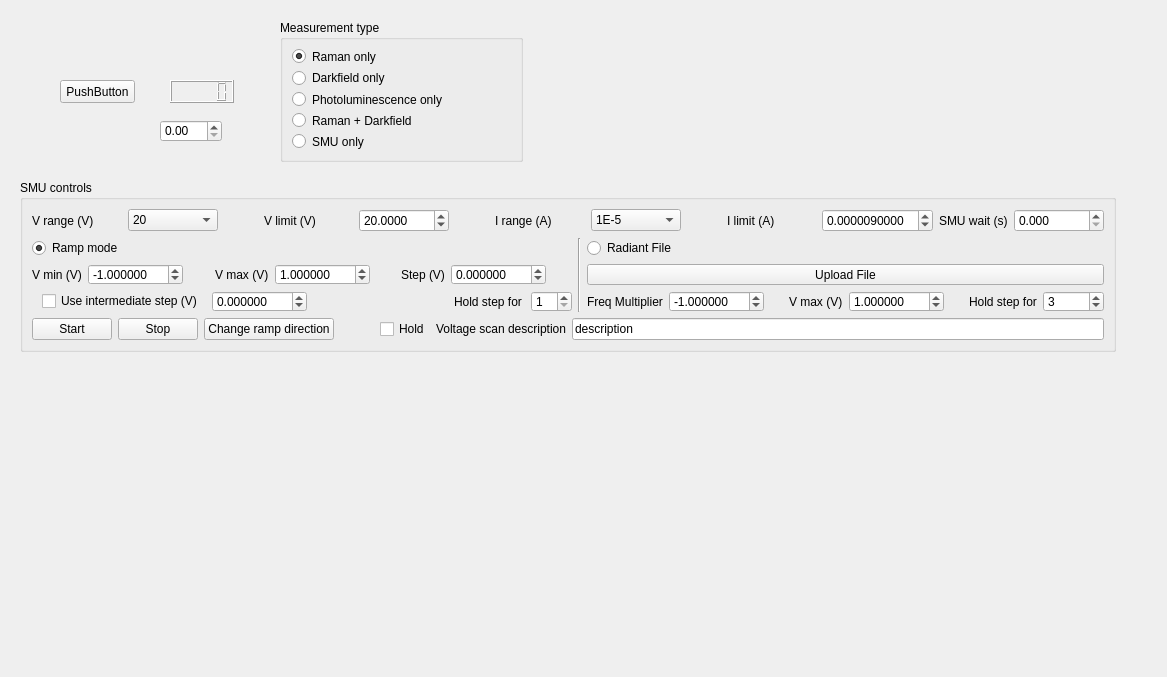
<?xml version="1.0" encoding="UTF-8"?>
<ui version="4.0">
 <class>Form</class>
 <widget class="QWidget" name="Form">
  <property name="geometry">
   <rect>
    <x>0</x>
    <y>0</y>
    <width>1167</width>
    <height>677</height>
   </rect>
  </property>
  <property name="windowTitle">
   <string>Form</string>
  </property>
  <widget class="QPushButton" name="pushButton">
   <property name="geometry">
    <rect>
     <x>60</x>
     <y>80</y>
     <width>75</width>
     <height>23</height>
    </rect>
   </property>
   <property name="text">
    <string>PushButton</string>
   </property>
  </widget>
  <widget class="QLCDNumber" name="lcdNumber">
   <property name="geometry">
    <rect>
     <x>170</x>
     <y>80</y>
     <width>64</width>
     <height>23</height>
    </rect>
   </property>
  </widget>
  <widget class="QDoubleSpinBox" name="doubleSpinBox">
   <property name="geometry">
    <rect>
     <x>160</x>
     <y>120</y>
     <width>62</width>
     <height>22</height>
    </rect>
   </property>
  </widget>
  <widget class="QGroupBox" name="groupBox">
   <property name="geometry">
    <rect>
     <x>20</x>
     <y>180</y>
     <width>1096</width>
     <height>172</height>
    </rect>
   </property>
   <property name="sizePolicy">
    <sizepolicy hsizetype="Preferred" vsizetype="Preferred">
     <horstretch>0</horstretch>
     <verstretch>0</verstretch>
    </sizepolicy>
   </property>
   <property name="maximumSize">
    <size>
     <width>16777215</width>
     <height>16777215</height>
    </size>
   </property>
   <property name="title">
    <string>SMU controls</string>
   </property>
   <layout class="QVBoxLayout" name="verticalLayout_6">
    <item>
     <layout class="QHBoxLayout" name="horizontalLayout_7">
      <item>
       <widget class="QLabel" name="label_6">
        <property name="text">
         <string>V range (V)</string>
        </property>
       </widget>
      </item>
      <item>
       <widget class="QComboBox" name="Vrange_comboBox">
        <property name="currentIndex">
         <number>2</number>
        </property>
        <item>
         <property name="text">
          <string>0.2</string>
         </property>
        </item>
        <item>
         <property name="text">
          <string>2</string>
         </property>
        </item>
        <item>
         <property name="text">
          <string>20</string>
         </property>
        </item>
        <item>
         <property name="text">
          <string>200</string>
         </property>
        </item>
       </widget>
      </item>
      <item>
       <spacer name="horizontalSpacer_2">
        <property name="orientation">
         <enum>Qt::Horizontal</enum>
        </property>
        <property name="sizeType">
         <enum>QSizePolicy::Maximum</enum>
        </property>
        <property name="sizeHint" stdset="0">
         <size>
          <width>40</width>
          <height>20</height>
         </size>
        </property>
       </spacer>
      </item>
      <item>
       <widget class="QLabel" name="label_10">
        <property name="text">
         <string>V limit (V)</string>
        </property>
       </widget>
      </item>
      <item>
       <widget class="QDoubleSpinBox" name="Vlimit_doubleSpinBox">
        <property name="decimals">
         <number>4</number>
        </property>
        <property name="minimum">
         <double>-200.000000000000000</double>
        </property>
        <property name="maximum">
         <double>200.000000000000000</double>
        </property>
        <property name="singleStep">
         <double>0.100000000000000</double>
        </property>
        <property name="value">
         <double>20.000000000000000</double>
        </property>
       </widget>
      </item>
      <item>
       <spacer name="horizontalSpacer_7">
        <property name="orientation">
         <enum>Qt::Horizontal</enum>
        </property>
        <property name="sizeType">
         <enum>QSizePolicy::Maximum</enum>
        </property>
        <property name="sizeHint" stdset="0">
         <size>
          <width>40</width>
          <height>20</height>
         </size>
        </property>
       </spacer>
      </item>
      <item>
       <widget class="QLabel" name="label_9">
        <property name="text">
         <string>I range (A)</string>
        </property>
       </widget>
      </item>
      <item>
       <widget class="QComboBox" name="Irange_comboBox">
        <property name="currentIndex">
         <number>6</number>
        </property>
        <item>
         <property name="text">
          <string>10</string>
         </property>
        </item>
        <item>
         <property name="text">
          <string>1</string>
         </property>
        </item>
        <item>
         <property name="text">
          <string>1E-1</string>
         </property>
        </item>
        <item>
         <property name="text">
          <string>1E-2</string>
         </property>
        </item>
        <item>
         <property name="text">
          <string>1E-3</string>
         </property>
        </item>
        <item>
         <property name="text">
          <string>1E-4</string>
         </property>
        </item>
        <item>
         <property name="text">
          <string>1E-5</string>
         </property>
        </item>
        <item>
         <property name="text">
          <string>1E-6</string>
         </property>
        </item>
        <item>
         <property name="text">
          <string>1E-7</string>
         </property>
        </item>
        <item>
         <property name="text">
          <string>1E-8</string>
         </property>
        </item>
        <item>
         <property name="text">
          <string>1E-9</string>
         </property>
        </item>
        <item>
         <property name="text">
          <string>1E-10</string>
         </property>
        </item>
       </widget>
      </item>
      <item>
       <spacer name="horizontalSpacer_8">
        <property name="orientation">
         <enum>Qt::Horizontal</enum>
        </property>
        <property name="sizeType">
         <enum>QSizePolicy::Maximum</enum>
        </property>
        <property name="sizeHint" stdset="0">
         <size>
          <width>40</width>
          <height>20</height>
         </size>
        </property>
       </spacer>
      </item>
      <item>
       <widget class="QLabel" name="label_8">
        <property name="text">
         <string>I limit (A)</string>
        </property>
       </widget>
      </item>
      <item>
       <widget class="QDoubleSpinBox" name="Ilimit_doubleSpinBox">
        <property name="decimals">
         <number>10</number>
        </property>
        <property name="maximum">
         <double>10.000000000000000</double>
        </property>
        <property name="singleStep">
         <double>0.000001000000000</double>
        </property>
        <property name="value">
         <double>0.000009000000000</double>
        </property>
       </widget>
      </item>
      <item>
       <widget class="QLabel" name="label_12">
        <property name="sizePolicy">
         <sizepolicy hsizetype="Maximum" vsizetype="Preferred">
          <horstretch>0</horstretch>
          <verstretch>0</verstretch>
         </sizepolicy>
        </property>
        <property name="text">
         <string>SMU wait (s)</string>
        </property>
       </widget>
      </item>
      <item>
       <widget class="QDoubleSpinBox" name="smu_wait_doubleSpinBox">
        <property name="decimals">
         <number>3</number>
        </property>
        <property name="maximum">
         <double>1000.000000000000000</double>
        </property>
        <property name="singleStep">
         <double>0.100000000000000</double>
        </property>
       </widget>
      </item>
     </layout>
    </item>
    <item>
     <layout class="QHBoxLayout" name="horizontalLayout_5">
      <item>
       <layout class="QHBoxLayout" name="horizontalLayout_14">
        <item>
         <layout class="QVBoxLayout" name="verticalLayout_3">
          <item>
           <widget class="QRadioButton" name="RampON">
            <property name="sizePolicy">
             <sizepolicy hsizetype="Minimum" vsizetype="Maximum">
              <horstretch>0</horstretch>
              <verstretch>0</verstretch>
             </sizepolicy>
            </property>
            <property name="text">
             <string>Ramp mode</string>
            </property>
            <property name="checked">
             <bool>true</bool>
            </property>
           </widget>
          </item>
          <item>
           <layout class="QHBoxLayout" name="horizontalLayout_15">
            <item>
             <widget class="QLabel" name="label_4">
              <property name="text">
               <string>V min (V)</string>
              </property>
             </widget>
            </item>
            <item>
             <widget class="QDoubleSpinBox" name="Vmin_doubleSpinBox">
              <property name="decimals">
               <number>6</number>
              </property>
              <property name="minimum">
               <double>-200.000000000000000</double>
              </property>
              <property name="maximum">
               <double>200.000000000000000</double>
              </property>
              <property name="singleStep">
               <double>0.100000000000000</double>
              </property>
              <property name="value">
               <double>-1.000000000000000</double>
              </property>
             </widget>
            </item>
            <item>
             <spacer name="horizontalSpacer_9">
              <property name="orientation">
               <enum>Qt::Horizontal</enum>
              </property>
              <property name="sizeType">
               <enum>QSizePolicy::Maximum</enum>
              </property>
              <property name="sizeHint" stdset="0">
               <size>
                <width>40</width>
                <height>20</height>
               </size>
              </property>
             </spacer>
            </item>
            <item>
             <widget class="QLabel" name="label_3">
              <property name="text">
               <string>V max (V)</string>
              </property>
             </widget>
            </item>
            <item>
             <widget class="QDoubleSpinBox" name="Vmax_doubleSpinBox">
              <property name="decimals">
               <number>6</number>
              </property>
              <property name="minimum">
               <double>-200.000000000000000</double>
              </property>
              <property name="maximum">
               <double>200.000000000000000</double>
              </property>
              <property name="singleStep">
               <double>0.100000000000000</double>
              </property>
              <property name="value">
               <double>1.000000000000000</double>
              </property>
             </widget>
            </item>
            <item>
             <spacer name="horizontalSpacer_10">
              <property name="orientation">
               <enum>Qt::Horizontal</enum>
              </property>
              <property name="sizeType">
               <enum>QSizePolicy::Maximum</enum>
              </property>
              <property name="sizeHint" stdset="0">
               <size>
                <width>40</width>
                <height>20</height>
               </size>
              </property>
             </spacer>
            </item>
            <item>
             <widget class="QLabel" name="label_7">
              <property name="text">
               <string>Step (V)</string>
              </property>
             </widget>
            </item>
            <item>
             <widget class="QDoubleSpinBox" name="rampStep_doubleSpinBox">
              <property name="decimals">
               <number>6</number>
              </property>
              <property name="minimum">
               <double>-200.000000000000000</double>
              </property>
              <property name="maximum">
               <double>200.000000000000000</double>
              </property>
              <property name="singleStep">
               <double>0.100000000000000</double>
              </property>
             </widget>
            </item>
            <item>
             <spacer name="horizontalSpacer_12">
              <property name="orientation">
               <enum>Qt::Horizontal</enum>
              </property>
              <property name="sizeHint" stdset="0">
               <size>
                <width>40</width>
                <height>20</height>
               </size>
              </property>
             </spacer>
            </item>
           </layout>
          </item>
          <item>
           <layout class="QHBoxLayout" name="horizontalLayout_21" stretch="0,0,0,0,0">
            <property name="spacing">
             <number>9</number>
            </property>
            <property name="sizeConstraint">
             <enum>QLayout::SetDefaultConstraint</enum>
            </property>
            <property name="leftMargin">
             <number>10</number>
            </property>
            <property name="bottomMargin">
             <number>0</number>
            </property>
            <item>
             <widget class="QCheckBox" name="RampIntermediateStep">
              <property name="sizePolicy">
               <sizepolicy hsizetype="Maximum" vsizetype="Fixed">
                <horstretch>0</horstretch>
                <verstretch>0</verstretch>
               </sizepolicy>
              </property>
              <property name="layoutDirection">
               <enum>Qt::LeftToRight</enum>
              </property>
              <property name="text">
               <string>Use intermediate step (V)</string>
              </property>
             </widget>
            </item>
            <item>
             <widget class="QDoubleSpinBox" name="rampIntermediateV_doubleSpinBox">
              <property name="sizePolicy">
               <sizepolicy hsizetype="Maximum" vsizetype="Fixed">
                <horstretch>0</horstretch>
                <verstretch>0</verstretch>
               </sizepolicy>
              </property>
              <property name="decimals">
               <number>6</number>
              </property>
              <property name="minimum">
               <double>-200.000000000000000</double>
              </property>
              <property name="maximum">
               <double>200.000000000000000</double>
              </property>
              <property name="singleStep">
               <double>0.100000000000000</double>
              </property>
             </widget>
            </item>
            <item>
             <spacer name="horizontalSpacer_6">
              <property name="orientation">
               <enum>Qt::Horizontal</enum>
              </property>
              <property name="sizeHint" stdset="0">
               <size>
                <width>40</width>
                <height>20</height>
               </size>
              </property>
             </spacer>
            </item>
            <item>
             <widget class="QLabel" name="label_13">
              <property name="text">
               <string>Hold step for</string>
              </property>
             </widget>
            </item>
            <item>
             <widget class="QSpinBox" name="rampHoldNumber_spinbox">
              <property name="minimum">
               <number>1</number>
              </property>
             </widget>
            </item>
           </layout>
          </item>
         </layout>
        </item>
       </layout>
      </item>
      <item>
       <widget class="Line" name="line">
        <property name="orientation">
         <enum>Qt::Vertical</enum>
        </property>
       </widget>
      </item>
      <item>
       <layout class="QHBoxLayout" name="horizontalLayout_9">
        <item>
         <layout class="QVBoxLayout" name="verticalLayout_4">
          <item>
           <widget class="QRadioButton" name="RadiantFile">
            <property name="sizePolicy">
             <sizepolicy hsizetype="Minimum" vsizetype="Maximum">
              <horstretch>0</horstretch>
              <verstretch>0</verstretch>
             </sizepolicy>
            </property>
            <property name="text">
             <string>Radiant File</string>
            </property>
           </widget>
          </item>
          <item>
           <widget class="QPushButton" name="UploadFile">
            <property name="text">
             <string>Upload File</string>
            </property>
           </widget>
          </item>
          <item>
           <layout class="QHBoxLayout" name="horizontalLayout_6">
            <item>
             <widget class="QLabel" name="label_5">
              <property name="text">
               <string>Freq Multiplier</string>
              </property>
             </widget>
            </item>
            <item>
             <widget class="QDoubleSpinBox" name="Vlow_doubleSpinBox">
              <property name="decimals">
               <number>6</number>
              </property>
              <property name="minimum">
               <double>-200.000000000000000</double>
              </property>
              <property name="maximum">
               <double>200.000000000000000</double>
              </property>
              <property name="singleStep">
               <double>0.100000000000000</double>
              </property>
              <property name="value">
               <double>-1.000000000000000</double>
              </property>
             </widget>
            </item>
            <item>
             <spacer name="horizontalSpacer_11">
              <property name="orientation">
               <enum>Qt::Horizontal</enum>
              </property>
              <property name="sizeType">
               <enum>QSizePolicy::Maximum</enum>
              </property>
              <property name="sizeHint" stdset="0">
               <size>
                <width>40</width>
                <height>20</height>
               </size>
              </property>
             </spacer>
            </item>
            <item>
             <widget class="QLabel" name="label">
              <property name="text">
               <string>V max (V)</string>
              </property>
             </widget>
            </item>
            <item>
             <widget class="QDoubleSpinBox" name="Vhigh_doubleSpinBox">
              <property name="decimals">
               <number>6</number>
              </property>
              <property name="minimum">
               <double>-200.000000000000000</double>
              </property>
              <property name="maximum">
               <double>200.000000000000000</double>
              </property>
              <property name="singleStep">
               <double>0.100000000000000</double>
              </property>
              <property name="value">
               <double>1.000000000000000</double>
              </property>
             </widget>
            </item>
            <item>
             <spacer name="horizontalSpacer_13">
              <property name="orientation">
               <enum>Qt::Horizontal</enum>
              </property>
              <property name="sizeHint" stdset="0">
               <size>
                <width>40</width>
                <height>20</height>
               </size>
              </property>
             </spacer>
            </item>
            <item>
             <widget class="QLabel" name="label_19">
              <property name="text">
               <string>Hold step for</string>
              </property>
             </widget>
            </item>
            <item>
             <widget class="QSpinBox" name="stepwiseHoldNumber_spinbox">
              <property name="sizePolicy">
               <sizepolicy hsizetype="Preferred" vsizetype="Fixed">
                <horstretch>0</horstretch>
                <verstretch>0</verstretch>
               </sizepolicy>
              </property>
              <property name="minimum">
               <number>1</number>
              </property>
              <property name="maximum">
               <number>10000</number>
              </property>
              <property name="value">
               <number>3</number>
              </property>
             </widget>
            </item>
           </layout>
          </item>
         </layout>
        </item>
       </layout>
      </item>
     </layout>
    </item>
    <item>
     <layout class="QHBoxLayout" name="horizontalLayout_11">
      <item>
       <widget class="QPushButton" name="start_button">
        <property name="sizePolicy">
         <sizepolicy hsizetype="Minimum" vsizetype="Preferred">
          <horstretch>0</horstretch>
          <verstretch>0</verstretch>
         </sizepolicy>
        </property>
        <property name="text">
         <string>Start</string>
        </property>
       </widget>
      </item>
      <item>
       <widget class="QPushButton" name="stop_button">
        <property name="sizePolicy">
         <sizepolicy hsizetype="Minimum" vsizetype="Preferred">
          <horstretch>0</horstretch>
          <verstretch>0</verstretch>
         </sizepolicy>
        </property>
        <property name="text">
         <string>Stop</string>
        </property>
       </widget>
      </item>
      <item>
       <widget class="QPushButton" name="rampChangeDirection_button">
        <property name="sizePolicy">
         <sizepolicy hsizetype="Minimum" vsizetype="Preferred">
          <horstretch>0</horstretch>
          <verstretch>0</verstretch>
         </sizepolicy>
        </property>
        <property name="text">
         <string>Change ramp direction</string>
        </property>
       </widget>
      </item>
      <item>
       <spacer name="horizontalSpacer">
        <property name="orientation">
         <enum>Qt::Horizontal</enum>
        </property>
        <property name="sizeType">
         <enum>QSizePolicy::Maximum</enum>
        </property>
        <property name="sizeHint" stdset="0">
         <size>
          <width>40</width>
          <height>20</height>
         </size>
        </property>
       </spacer>
      </item>
      <item>
       <widget class="QCheckBox" name="hold">
        <property name="sizePolicy">
         <sizepolicy hsizetype="Maximum" vsizetype="Fixed">
          <horstretch>0</horstretch>
          <verstretch>0</verstretch>
         </sizepolicy>
        </property>
        <property name="text">
         <string>Hold</string>
        </property>
       </widget>
      </item>
      <item>
       <layout class="QHBoxLayout" name="_2">
        <property name="rightMargin">
         <number>0</number>
        </property>
        <item>
         <widget class="QLabel" name="label_11">
          <property name="text">
           <string>Voltage scan description</string>
          </property>
         </widget>
        </item>
        <item>
         <widget class="QLineEdit" name="description_lineEdit">
          <property name="text">
           <string>description</string>
          </property>
         </widget>
        </item>
       </layout>
      </item>
     </layout>
    </item>
   </layout>
   <zorder></zorder>
   <zorder></zorder>
  </widget>
  <widget class="QGroupBox" name="groupBox_5">
   <property name="geometry">
    <rect>
     <x>280</x>
     <y>20</y>
     <width>243</width>
     <height>142</height>
    </rect>
   </property>
   <property name="title">
    <string>Measurement type</string>
   </property>
   <layout class="QGridLayout" name="gridLayout_2">
    <item row="3" column="0">
     <widget class="QRadioButton" name="mode_PLOnly">
      <property name="text">
       <string>Photoluminescence only</string>
      </property>
     </widget>
    </item>
    <item row="4" column="0">
     <widget class="QRadioButton" name="mode_RamanAndDarkfield">
      <property name="text">
       <string>Raman + Darkfield</string>
      </property>
     </widget>
    </item>
    <item row="2" column="0">
     <widget class="QRadioButton" name="mode_DarkfieldOnly">
      <property name="enabled">
       <bool>true</bool>
      </property>
      <property name="text">
       <string>Darkfield only</string>
      </property>
     </widget>
    </item>
    <item row="1" column="0">
     <widget class="QRadioButton" name="mode_RamanOnly">
      <property name="text">
       <string>Raman only</string>
      </property>
      <property name="checked">
       <bool>true</bool>
      </property>
     </widget>
    </item>
    <item row="6" column="0">
     <widget class="QRadioButton" name="mode_smuOnly">
      <property name="text">
       <string>SMU only</string>
      </property>
     </widget>
    </item>
   </layout>
  </widget>
 </widget>
 <resources/>
 <connections/>
</ui>
